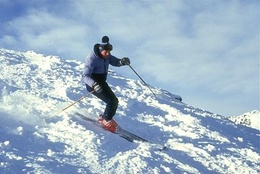
%> input picture ImageSegmentation/GMMSegmentation/ski_image.jpg, 260 x 174 px, shrunk from 481 x 321 before the run
$ octave GMMSegmentation.m   (GNU Octave 9; MATLAB toolbox functions it lacks are replaced by stand-ins)
%> lines starting %> are read from the running program, lines starting %| are printed output that depends on the picture
%GMM Based Segmentation

clc
clear all
image= im2double(imread('ski_image.jpg'));
image= imresize(image,0.5);
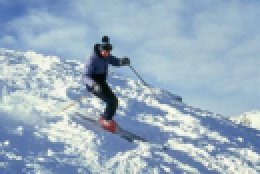
%> image: size 87x130x3 double (shown 2 times larger); mean R, G, B 0.629, 0.711, 0.782; drawn with min black and max white
[a b c]= size(image);
%> a = 87; b = 130; c = 3
feature=cell(1,a*b);
mu=cell(1,3);
mu{1}=[.47 .47 .47]';
mu{2}=[0.05 0.05 0.05]';
mu{3}=[0.7 0.7 0.7]';
cov=cell(1,3);
pii=cell(1,3);
for k=1:3
    cov{k}=eye(3);
    pii{k}=1/3;
end

k=1;
for i=1:a
    for j=1:b
        temp_feature{k}=image(i,j,:);
        k=k+1;
    end
end
%> after the loop, k = 11311; temp_feature = 11310 items
for p=1:a*b
    for i=1:3
        feature{p}(i)=temp_feature{p}(1,1,i);
    end
    feature{p} = feature{p}';
end
%> after the loop, feature = 11310 items
clear p i k n temp_feature
gamma=zeros(a*b,3);
%> (the run ends here)
